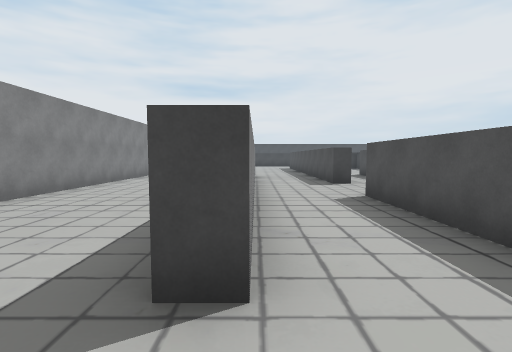
[1] (above)

24 first-person views from a walk through a Unity game level. The camera is 1.5 m above the floor, tilts 4° down and sees 85° across. The floor is counted in squares, 2 m on a side. Each view is taken from the middle of a square. On the plan, view 1 faces up. The plan holds only what a view shows up to about 10 squares ahead; the rest is blank.

[2]
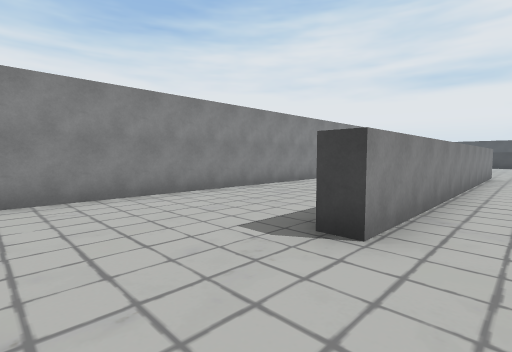

[3]
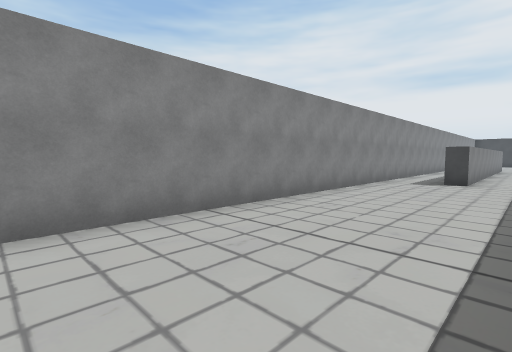

[4]
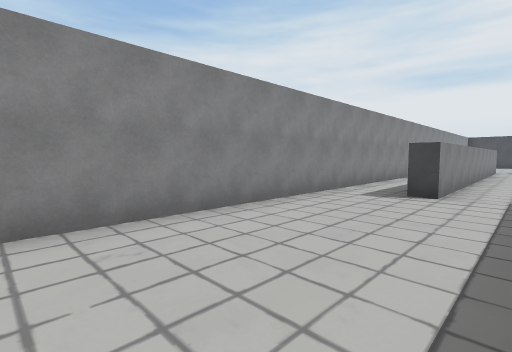

[5]
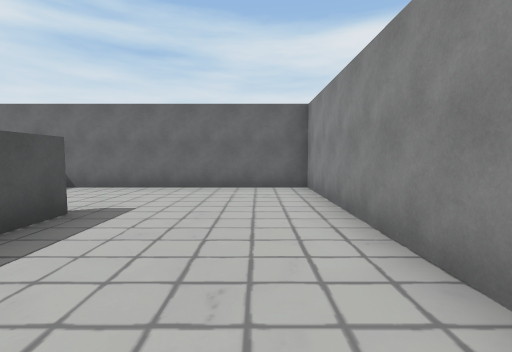

[6]
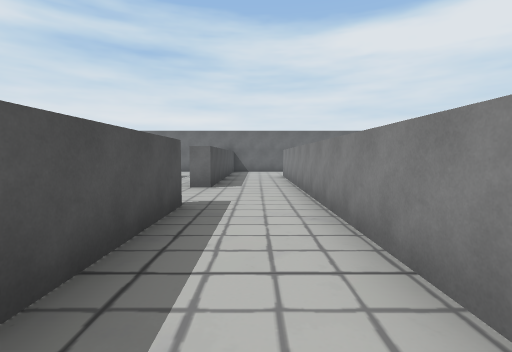

[7]
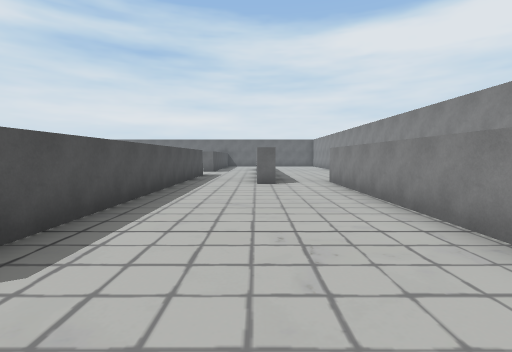

[8]
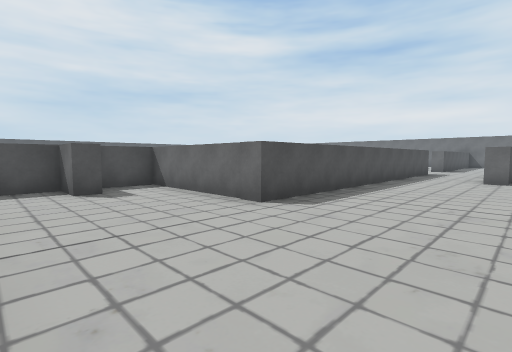

[9]
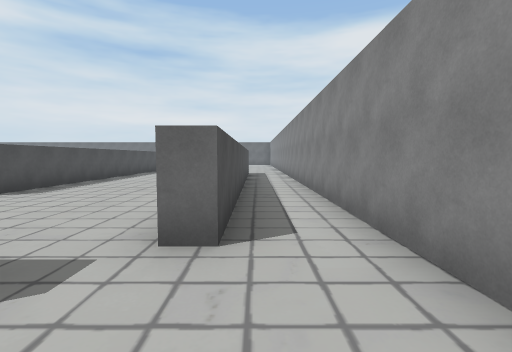

[10]
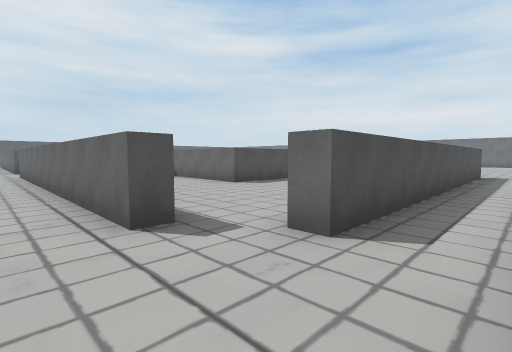

[11]
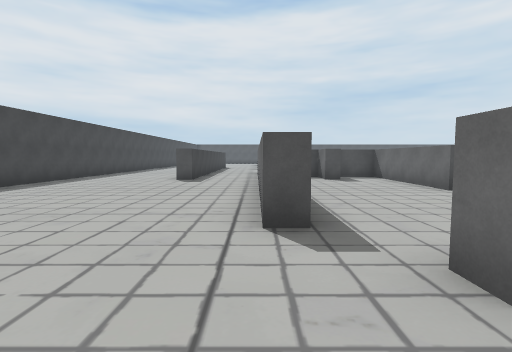

[12]
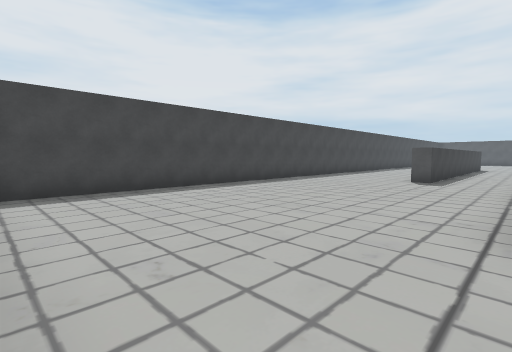

[13]
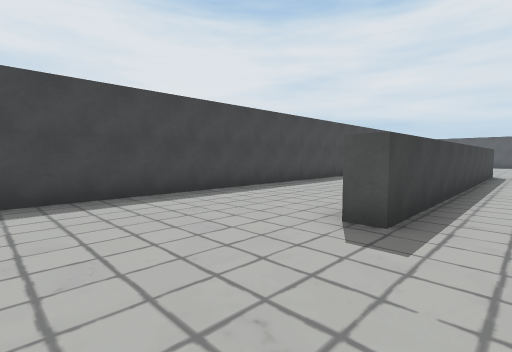

[14]
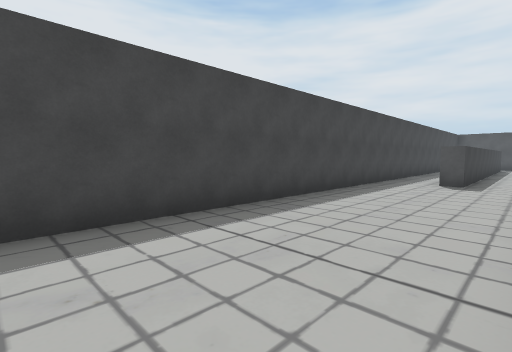

[15]
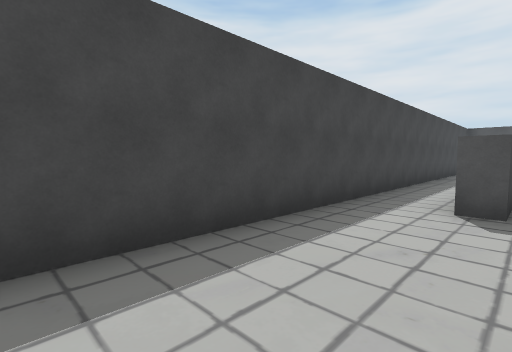

[16]
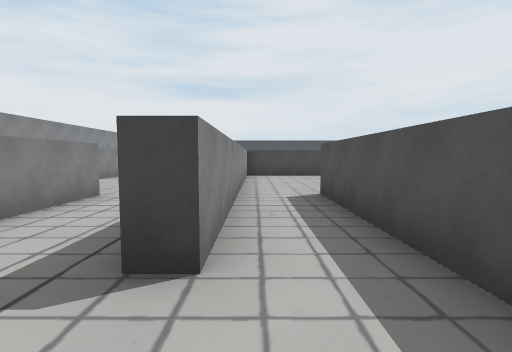

[17]
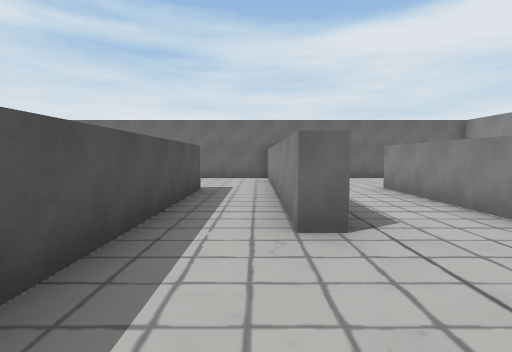

[18]
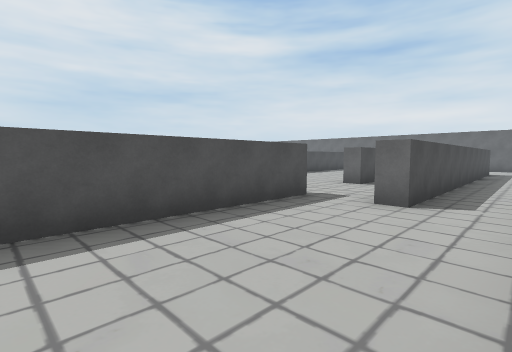

[19]
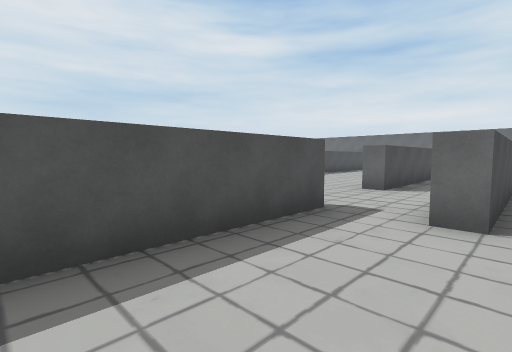

[20]
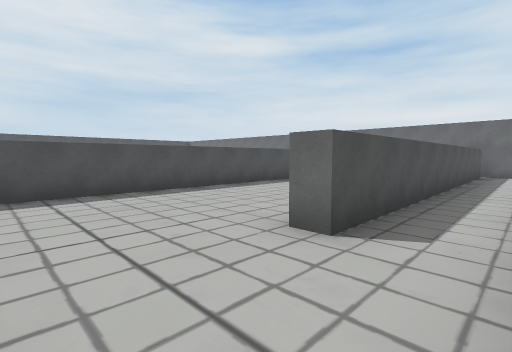

[21]
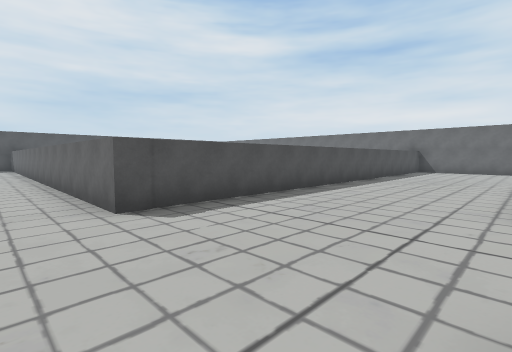

[22]
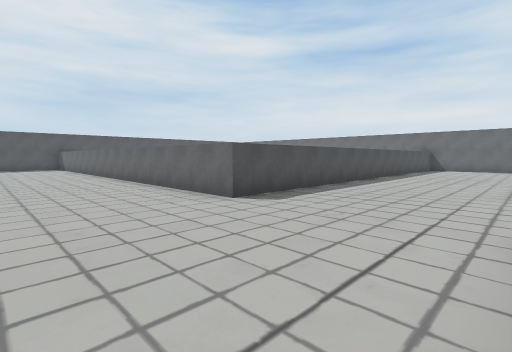

[23]
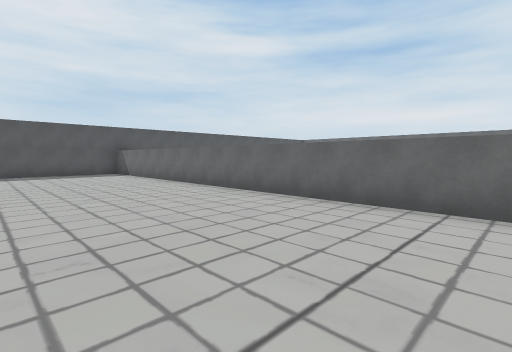

[24]
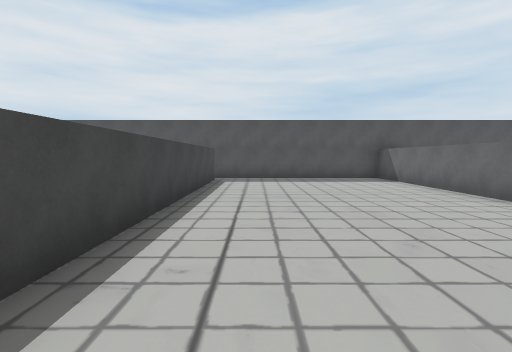

### Floor plan
Ten units are one square. View 1 is at (0, 0); x grows to the right and y downward. Boxes are objects, and circles mark ways between rooms. Rooms are numbered by the first view taken in them; rooms with no view inside come last. Other rooms are left out.
<svg viewBox="-47 -287 309 310">
<path fill="none" stroke="#000" d="M-22 -107 -27 -107 -27 -207M-5 -105 -5 -114M26 -77 21 -77 21 -114M21 -20 21 -53 26 -53M0 -114 0 -14 -5 -14 -5 -24M-42 -206 -42 18 16 18M-22 -180 -22 -107M51 -191 51 -197 62 -197 62 -208M21 -114 21 -177 62 -177 62 -190M-5 -114 0 -114M85 -241 50 -241 50 -246M143 -262 143 -268M-11 -214 -11 -219 89 -219M-27 -207 -21 -207M-42 -218 -42 -206M220 -282 -38 -282M26 -53 26 15M43 -15 43 -116M25 18 64 18M62 14 62 -87M26 -114 26 -77M26 -154 26 -114M43 -116 49 -116M62 -114 62 -160M62 -87 69 -87M109 -26 109 -117 257 -117 257 -175M250 -173 174 -173"/>
<circle cx="-15" cy="-110" r="3" fill="#2a7"/>
<circle cx="10" cy="-110" r="3" fill="#2a7"/>
<circle cx="-40" cy="-200" r="3" fill="#2a7"/>
<circle cx="20" cy="-65" r="3" fill="#2a7"/>
<circle cx="-20" cy="-210" r="3" fill="#2a7"/>
<circle cx="30" cy="-110" r="3" fill="#2a7"/>
<circle cx="50" cy="-80" r="3" fill="#2a7"/>
<circle cx="50" cy="-120" r="3" fill="#2a7"/>
<text x="-20" y="-60">1</text>
<text x="10" y="-170">2</text>
<text x="70" y="-260">3</text>
<text x="30" y="-40">4</text>
<text x="40" y="-140">5</text>
<text x="130" y="-120">6</text>
</svg>
Room 1 opens to room 2. Room 1 opens to room 3. Room 1 opens to room 4. Room 2 opens to room 3. Room 4 opens to room 5. Room 4 opens to room 6. Room 5 opens to room 6.

Where each view was taken, in squares from view 1:
view 1: 0 up, 0 right, facing up
view 2: 1 down, 1 right, facing up-left
view 3: 2 up, 1 left, facing up-left
view 4: 5 up, 1 left, facing up-left
view 5: 5 up, 3 left, facing down
view 6: 12 up, 1 right, facing down
view 7: 19 up, 0 right, facing down
view 8: 21 up, 1 left, facing down-right
view 9: 23 up, 3 left, facing down
view 10: 23 up, 4 left, facing down-right
view 11: 22 up, 4 left, facing right
view 12: 22 up, 4 left, facing up-right
view 13: 23 up, 2 right, facing up-right
view 14: 25 up, 6 right, facing up-right
view 15: 26 up, 10 right, facing up-right
view 16: 6 up, 3 right, facing up
view 17: 8 up, 3 right, facing down
view 18: 16 up, 3 right, facing down-right
view 19: 15 up, 4 right, facing down-right
view 20: 11 up, 5 right, facing down-right
view 21: 13 up, 7 right, facing down-right
view 22: 15 up, 7 right, facing down-right
view 23: 16 up, 13 right, facing down-right
view 24: 16 up, 16 right, facing right
